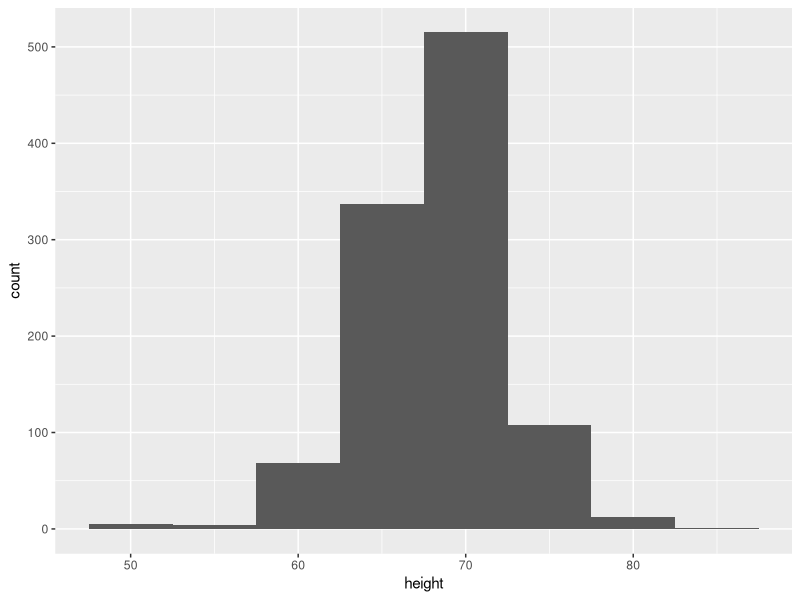
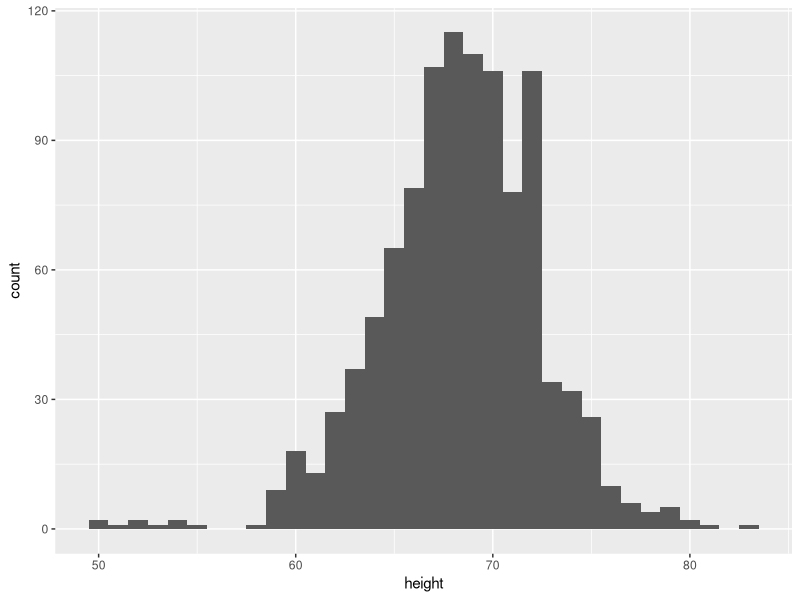
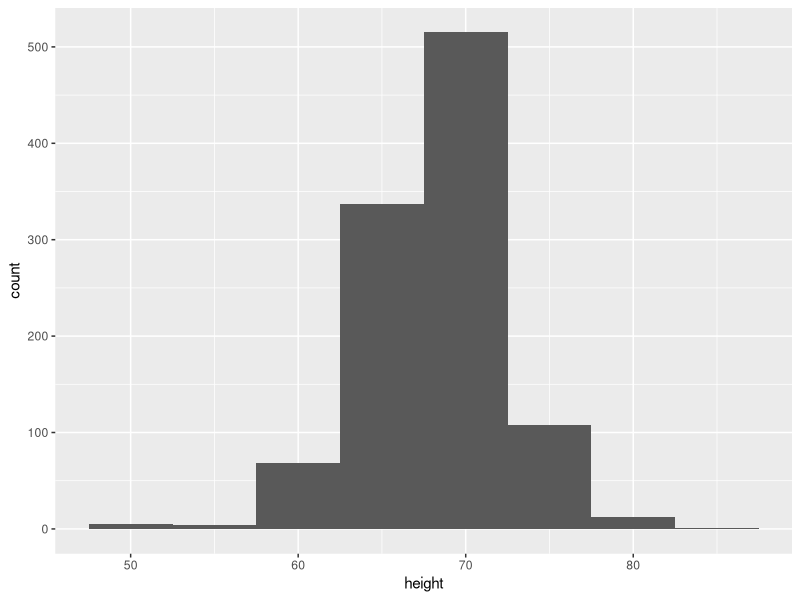
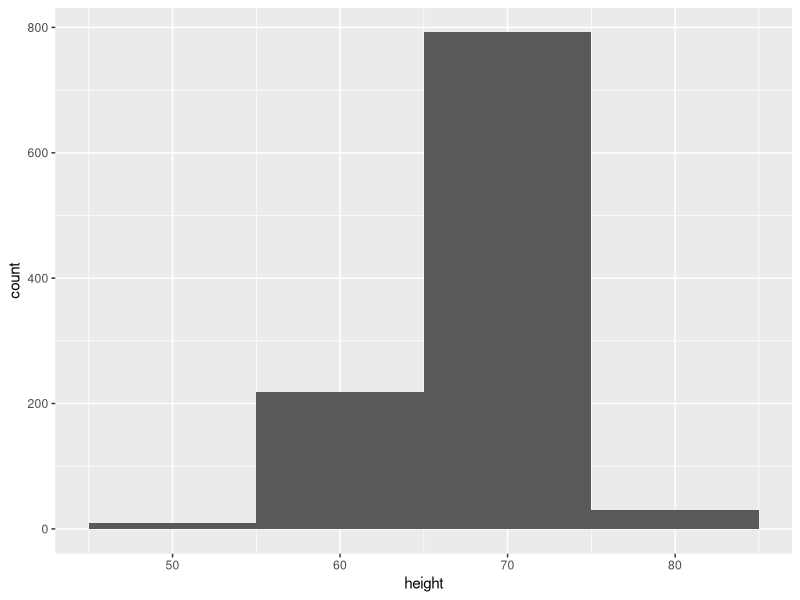
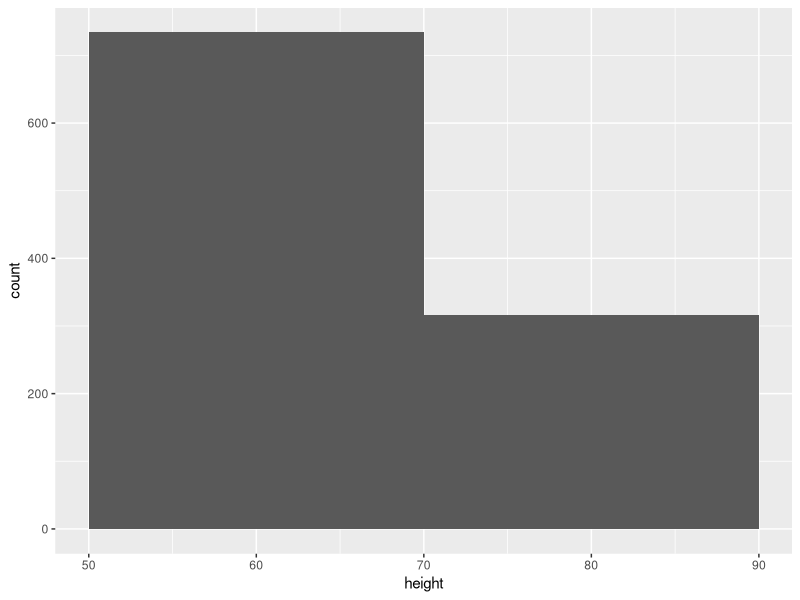
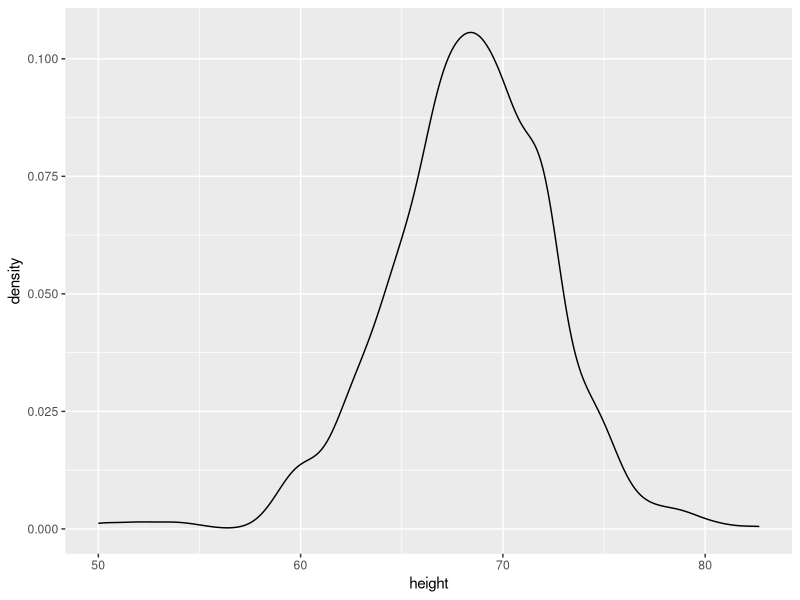
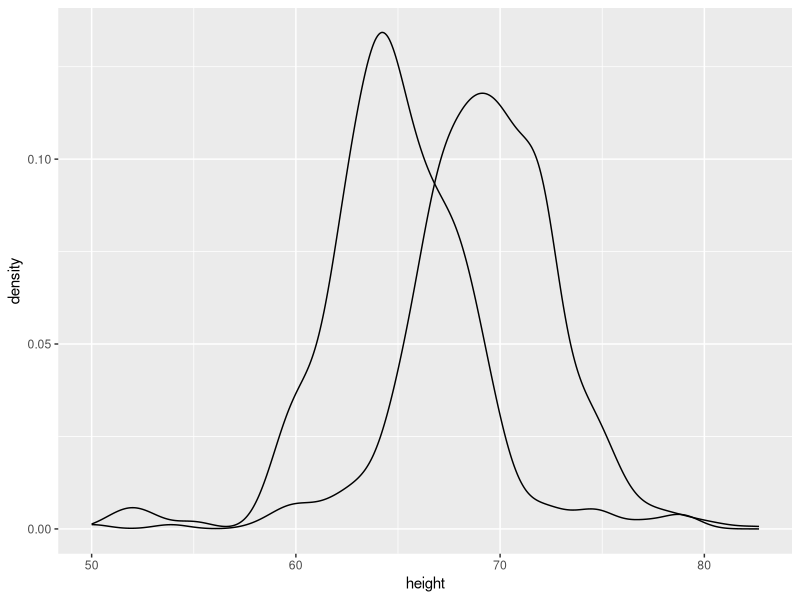
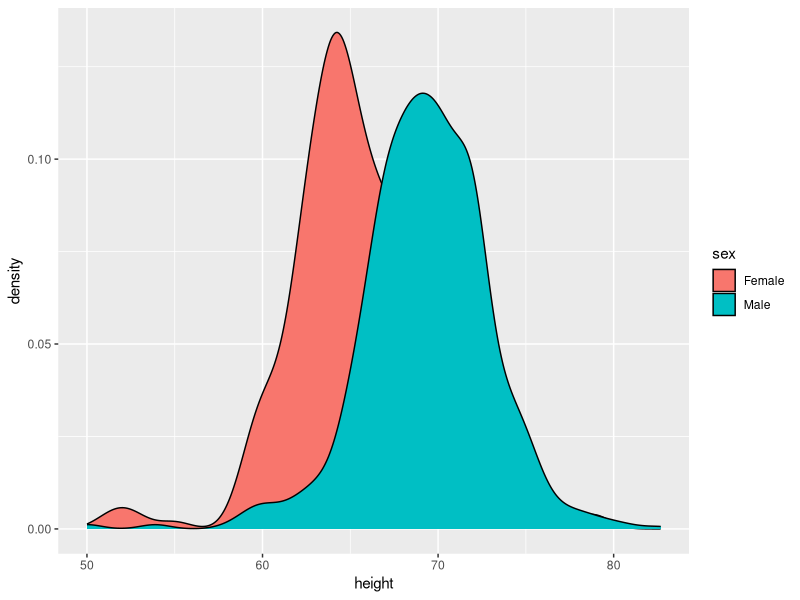

These charts were generated, in order, by the following R code:
## ---- chunk 1
knitr::opts_chunk$set(echo = TRUE)
library(tidyverse)
## ---- chunk 2
# install.packages("dslabs")
library(dslabs) 
data(heights)
glimpse(heights)
## ---- chunk 3
h <- ggplot(heights, aes(x = height))
h + geom_histogram(binwidth = 5)
## ---- chunk 4
h <- ggplot(heights, aes(x = height))
h + geom_histogram(binwidth = 1)

h <- ggplot(heights, aes(x = height))
h + geom_histogram(binwidth = 5)

h <- ggplot(heights, aes(x = height))
h + geom_histogram(binwidth = 10)

h <- ggplot(heights, aes(x = height))
h + geom_histogram(binwidth = 20)
## ---- chunk 5
h <- ggplot(heights, aes(x = height))
h + geom_density()
## ---- chunk 6
h <- ggplot(heights, aes(x = height, group = sex))
h + geom_density()
## ---- chunk 7
h <- ggplot(heights, aes(x = height, fill = sex))
h + geom_density()
## ---- chunk 8
h + geom_density(alpha = 1/2 ,size = 1/2)
## ---- chunk 9
ggplot(heights, aes(x=height, y = sex)) +
  geom_boxplot()
## ---- chunk 10
mean(heights$height)
median(heights$height)
## ---- chunk 11
male <- heights %>% 
  filter(sex == "Male") %>% 
  summarize(mean_male_height = mean(height), median_male_height = median(height)) 

female <- heights %>% 
  filter(sex == "Female") %>% 
  summarize(mean_female_height = mean(height), median_female_height = median(height))

female
male
## ---- chunk 12
max_height <- heights %>% 
  filter(sex == "Female") %>% 
  summarize(tallest_woman = max(height))
max_height
## ---- chunk 13
# install.packages("pscl")
library(pscl) # loads in the package that has this data. 
## You might need to install this...

# data for presidental elections
votedata <-  presidentialElections
glimpse(votedata)
## ---- chunk 14
ggplot(data = votedata %>% filter(year == 2000)) +
  geom_col(aes(x = state, y = demVote))

## ---- chunk 15
ggplot(data = votedata %>% filter(year == 2000)) +
  geom_col(aes(x = state, y = demVote)) + 
  coord_flip()
## ---- chunk 16
ggplot(data = votedata %>% filter(year == 2000)) +
  geom_col(aes(x = reorder(state, demVote), y = demVote)) + 
  coord_flip()
## ---- chunk 17
ggplot(votedata %>% filter(year == 2000)) + 
  geom_col(aes(x = reorder(state, demVote), y = demVote)) + coord_flip() +
  facet_wrap(~ south)
## ---- chunk 18
ggplot(votedata %>% filter(year == 2000)) + 
  geom_col(aes(x = reorder(state, demVote), y = demVote, fill = south)) + coord_flip() +
  facet_wrap(~ south)
## ---- chunk 19
ggplot(votedata %>% filter(year == 2008 | year == 2016)) + 
  geom_col(aes(x = reorder(state, demVote), y = demVote, fill = south)) + 
  coord_flip() + 
  facet_wrap(~ year) + 
  labs(title = "Democratic Vote by State in 2000",
       subtitle = "Color based on State locatio", 
       x = "State",
       y = "Democratic Vote Percentage") + 
  theme(legend.position = "bottom")
## ---- chunk 20
ggplot(votedata %>% filter(year == 2008 | year == 2016)) + 
  geom_col(aes(x = reorder(state, demVote), y = demVote, fill = south)) + 
  coord_flip() + 
  facet_wrap(~ year) + 
  labs(title = "Democratic Vote by State in 2000",
       subtitle = "Color based on State locatio", 
       x = "State",
       y = "Democratic Vote Percentage") + 
  theme(legend.position = "bottom") + 
  geom_hline(yintercept = 50)

## ---- chunk 21
library(maps)
votedata$state <- tolower(votedata$state)  ## states need to be lowercase for linking

states_map <- map_data("state") ## this gives us the lat and long for each point of each state.
  
map_plot <-  ggplot(data =  votedata %>% filter(year == 2008), aes(map_id = state)) +
    geom_map(aes(fill = demVote), map = states_map) +
    expand_limits(x = states_map$long, y = states_map$lat)
map_plot  
## ---- chunk 22
map_plot <-  ggplot(data =  votedata %>% filter(year == 2016), aes(map_id = state)) +
  geom_map(aes(fill = demVote), map = states_map)+
  expand_limits(x = states_map$long, y = states_map$lat)
map_plot  
## ---- chunk 23
map_plot <-  ggplot(data =  votedata %>% filter(year == 2016), aes(map_id = state)) +
  geom_map(aes(fill = south), map = states_map)+
  expand_limits(x = states_map$long, y = states_map$lat)
map_plot
## ---- chunk 24
votedata %>% group_by(south, year) %>% summarise(mean_dem = mean(demVote))
## ---- chunk 25
votedata %>% 
  group_by(south, year) %>% 
  summarise(mean_dem = mean(demVote)) %>% 
  ggplot(aes(x = year, y = mean_dem, color = south)) + geom_line()
## ---- chunk 26
library(palmerpenguins)
glimpse(penguins)
## ---- chunk 27
ggplot(penguins, aes(x = body_mass_g, y = species)) + geom_boxplot()
## ---- chunk 28
ggplot(penguins, aes(x = body_mass_g, y = species)) + geom_boxplot() + geom_point()
## ---- chunk 29
ggplot(penguins, aes(x = body_mass_g, y = species)) + geom_boxplot() + geom_jitter()
## ---- chunk 30
ggplot(penguins, aes(x = body_mass_g, y = species))  + geom_jitter() + geom_boxplot(alpha = 0.5)
## ---- chunk 31
ggplot(penguins, aes(x = body_mass_g, y = species))  + geom_jitter() + geom_violin(alpha = 0.5)
## ---- chunk 32
counting_penguins <- penguins %>%
  group_by(species, sex) %>%
  summarise(count = n(), .groups = 'drop')
counting_penguins

avg_mass_by_island <- penguins %>%
  group_by(island) %>%
  summarise(average_mass = mean(body_mass_g, na.rm = TRUE))
avg_mass_by_island

avg_bill_length_by_sex <- penguins %>%
  group_by(sex) %>%
  summarise(average_bill_length = mean(bill_length_mm, na.rm = TRUE))
avg_bill_length_by_sex

# Female plot of bill_length and bill_depth
female_penguins <- penguins %>% filter(sex == "female")
ggplot(female_penguins, aes(x = bill_length_mm, y = bill_depth_mm)) +
  geom_point() + 
  labs(title = "Bill Length vs Bill Depth for Female Penguins",
       x = "Bill Length",
       y = "Bill Depth")

# Plot of flipper length and body mass
ggplot(penguins, aes(x = flipper_length_mm, y = body_mass_g, color = species)) +
  geom_point() + 
  facet_wrap(~ island) +  
  labs(title = "Flipper Length vs Body Mass by Island",
       x = "Flipper Length",
       y = "Body Mass")

# Density plot of flipper length, colored by sex
ggplot(penguins, aes(x = flipper_length_mm, fill = sex)) +
  geom_density(alpha = 0.5) +  
  labs(title = "Density of Flipper Length by Sex",
       x = "Flipper Length",
       y = "Density")

# Density plot of body mass, colored by year
ggplot(penguins, aes(x = body_mass_g, fill = factor(year))) +
  geom_density(alpha = 0.5) +  
  labs(title = "Density of Body Mass by Year",
       x = "Body Mass",
       y = "Density",
       fill = "Year")
